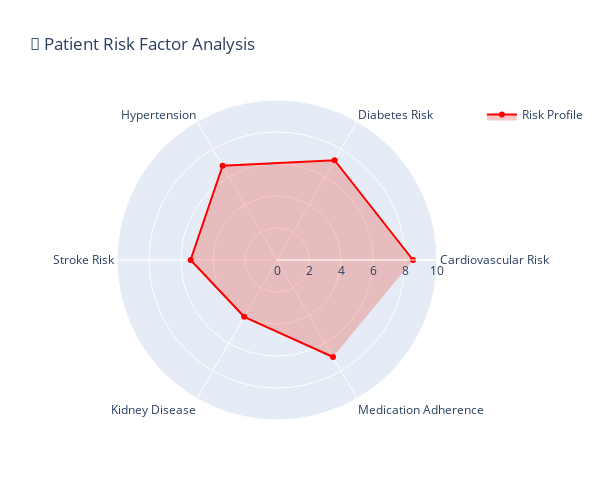
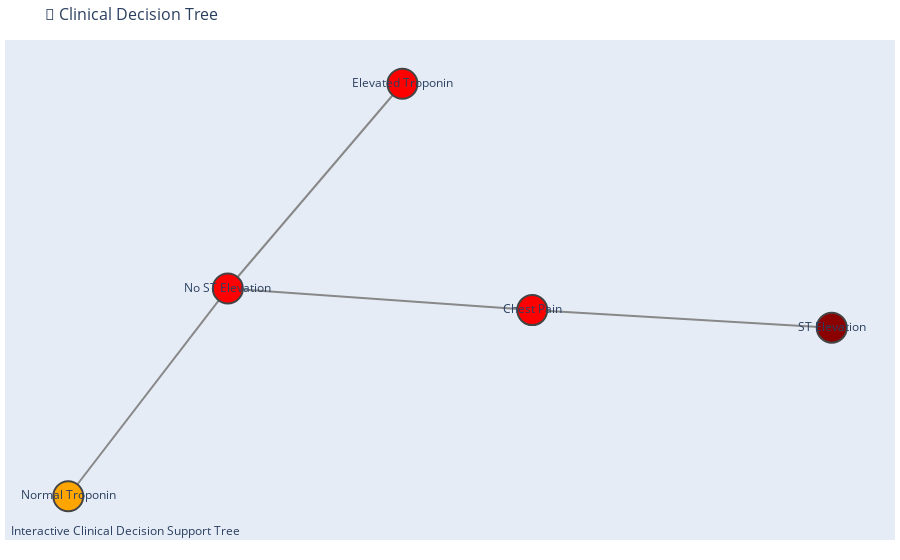
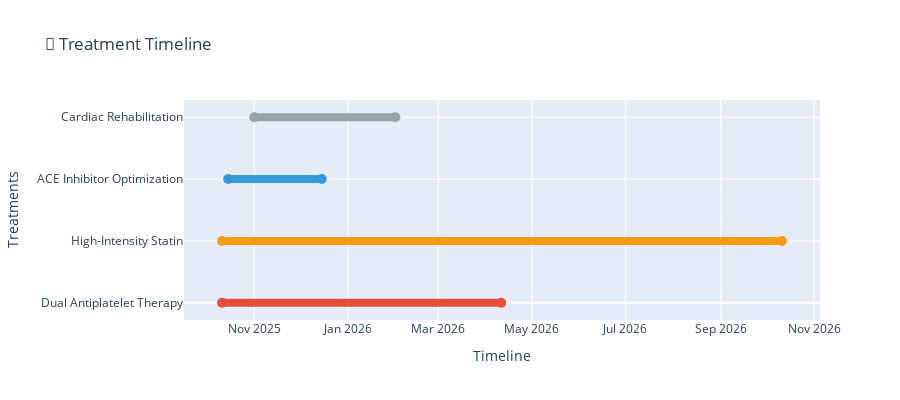
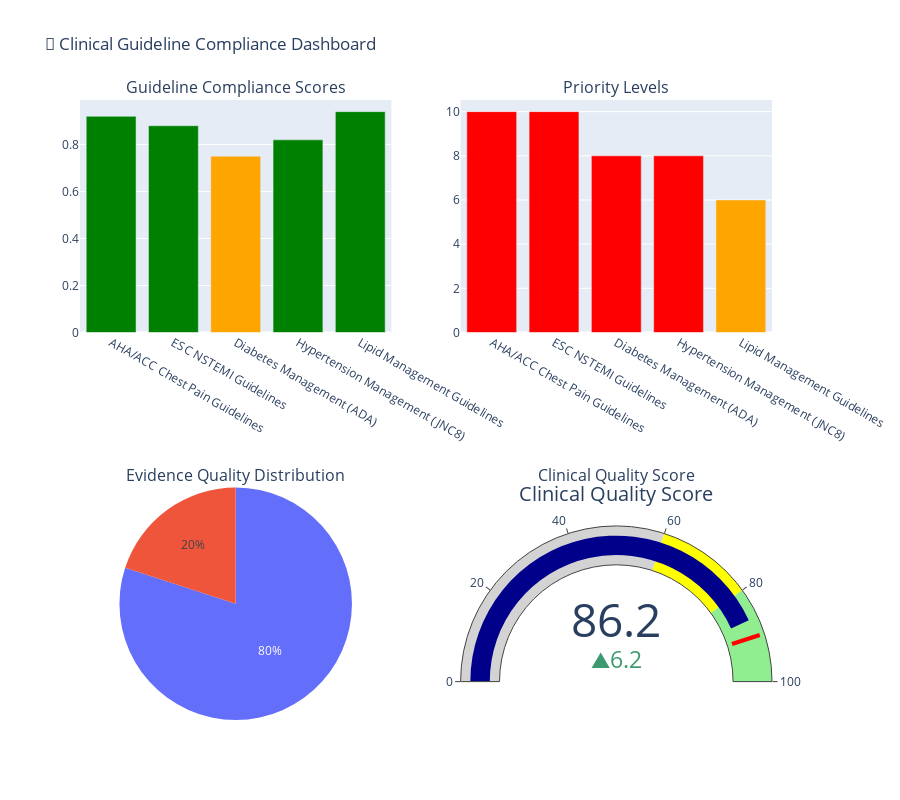

Notebook code cell kept with these figures, in order:
### Code cell
# Run the comprehensive clinical decision support demo
print("🚀 RUNNING COMPREHENSIVE CLINICAL DECISION SUPPORT DEMO")
print("=" * 65)
demo_results = run_clinical_decision_demo()
print("\n" + "=" * 65)
print("🤖 INTEGRATING WITH MULTI-AGENT SYSTEM")
print("=" * 65)
integration_results = integrate_with_multi_agent(demo_results)

### Figure 1 — Plotly figure (JSON) as saved in the notebook; plotly's stock layout.template omitted (floating-point values rounded to 4 significant figures)
{"data": [{"fill": "toself", "fillcolor": "rgba(231, 76, 60, 0.3)", "line": {"color": "red"}, "name": "Risk Profile", "r": [8.5, 7.2, 6.8, 5.4, 4.1, 7], "theta": ["Cardiovascular Risk", "Diabetes Risk", "Hypertension", "Stroke Risk", "Kidney Disease", "Medication Adherence"], "type": "scatterpolar"}], "layout": {"height": 500, "polar": {"radialaxis": {"range": [0, 10], "visible": true}}, "showlegend": true, "title": {"text": "🎯 Patient Risk Factor Analysis"}, "width": 600}}

### Figure 2 — Plotly figure (JSON) as saved in the notebook; plotly's stock layout.template omitted (floating-point values rounded to 4 significant figures)
{"data": [{"hoverinfo": "none", "line": {"color": "#888", "width": 2}, "mode": "lines", "type": "scatter", "x": [0.2856, 1, null, 0.2856, -0.4405, null, -0.4405, -0.02402, null, -0.4405, -0.8211, null], "y": [-0.03109, -0.09309, null, -0.03109, 0.04487, null, 0.04487, 0.7657, null, 0.04487, -0.6864, null]}, {"hoverinfo": "text", "hovertext": ["Condition: Chest Pain<br>Risk: High<br>Action: Immediate EKG", "Condition: ST Elevation<br>Risk: Critical<br>Action: STEMI Protocol", "Condition: No ST Elevation<br>Risk: High<br>Action: Troponin Check", "Condition: Elevated Troponin<br>Risk: High<br>Action: NSTEMI Protocol", "Condition: Normal Troponin<br>Risk: Medium<br>Action: Observation"], "marker": {"color": ["red", "darkred", "red", "red", "orange"], "line": {"width": 2}, "showscale": false, "size": 30}, "mode": "markers+text", "text": ["Chest Pain", "ST Elevation", "No ST Elevation", "Elevated Troponin", "Normal Troponin"], "textposition": "middle center", "type": "scatter", "x": [0.2856, 1, -0.4405, -0.02402, -0.8211], "y": [-0.03109, -0.09309, 0.04487, 0.7657, -0.6864]}], "layout": {"annotations": [{"showarrow": false, "text": "Interactive Clinical Decision Support Tree", "x": 0.005, "xref": "paper", "y": -0.002, "yref": "paper"}], "hovermode": "closest", "margin": {"b": 20, "l": 5, "r": 5, "t": 40}, "showlegend": false, "title": {"font": {"size": 16}, "text": "🌳 Clinical Decision Tree"}, "xaxis": {"showgrid": false, "showticklabels": false, "zeroline": false}, "yaxis": {"showgrid": false, "showticklabels": false, "zeroline": false}}}

### Figure 3 — Plotly figure (JSON) as saved in the notebook; plotly's stock layout.template omitted (floating-point values rounded to 4 significant figures)
{"data": [{"hovertemplate": "<b>Dual Antiplatelet Therapy</b><br>Duration: 6 months<br>Priority: critical<br>Notes: Aspirin + Clopidogrel for NSTEMI<extra></extra>", "line": {"color": "#E74C3C", "width": 8}, "marker": {"size": 10}, "mode": "lines+markers", "name": "Dual Antiplatelet Therapy", "type": "scatter", "x": ["2025-10-11T00:00:00", "2026-04-11T00:00:00"], "y": [0, 0]}, {"hovertemplate": "<b>High-Intensity Statin</b><br>Duration: 12 months<br>Priority: high_risk<br>Notes: Atorvastatin 80mg daily for LDL <70<extra></extra>", "line": {"color": "#F39C12", "width": 8}, "marker": {"size": 10}, "mode": "lines+markers", "name": "High-Intensity Statin", "type": "scatter", "x": ["2025-10-11T00:00:00", "2026-10-11T00:00:00"], "y": [1, 1]}, {"hovertemplate": "<b>ACE Inhibitor Optimization</b><br>Duration: 2 months<br>Priority: medium_risk<br>Notes: Titrate Lisinopril for optimal BP control<extra></extra>", "line": {"color": "#3498DB", "width": 8}, "marker": {"size": 10}, "mode": "lines+markers", "name": "ACE Inhibitor Optimization", "type": "scatter", "x": ["2025-10-15T00:00:00", "2025-12-15T00:00:00"], "y": [2, 2]}, {"hovertemplate": "<b>Cardiac Rehabilitation</b><br>Duration: 3 months<br>Priority: low_risk<br>Notes: Supervised exercise and lifestyle modification<extra></extra>", "line": {"color": "#95A5A6", "width": 8}, "marker": {"size": 10}, "mode": "lines+markers", "name": "Cardiac Rehabilitation", "type": "scatter", "x": ["2025-11-01T00:00:00", "2026-02-01T00:00:00"], "y": [3, 3]}], "layout": {"height": 400, "showlegend": false, "title": {"text": "📅 Treatment Timeline"}, "xaxis": {"title": {"text": "Timeline"}}, "yaxis": {"tickmode": "array", "ticktext": ["Dual Antiplatelet Therapy", "High-Intensity Statin", "ACE Inhibitor Optimization", "Cardiac Rehabilitation"], "tickvals": [0, 1, 2, 3], "title": {"text": "Treatments"}}}}

### Figure 4 — Plotly figure (JSON) as saved in the notebook; plotly's stock layout.template omitted (floating-point values rounded to 4 significant figures)
{"data": [{"marker": {"color": ["green", "green", "orange", "green", "green"]}, "name": "Compliance Score", "type": "bar", "x": ["AHA/ACC Chest Pain Guidelines", "ESC NSTEMI Guidelines", "Diabetes Management (ADA)", "Hypertension Management (JNC8)", "Lipid Management Guidelines"], "xaxis": "x", "y": [0.92, 0.88, 0.75, 0.82, 0.94], "yaxis": "y"}, {"marker": {"color": ["red", "red", "red", "red", "orange"]}, "name": "Priority Level", "type": "bar", "x": ["AHA/ACC Chest Pain Guidelines", "ESC NSTEMI Guidelines", "Diabetes Management (ADA)", "Hypertension Management (JNC8)", "Lipid Management Guidelines"], "xaxis": "x2", "y": [10, 10, 8, 8, 6], "yaxis": "y2"}, {"domain": {"x": [0, 0.45], "y": [0, 0.375]}, "labels": ["A", "B"], "name": "Evidence Quality", "type": "pie", "values": [4, 1]}, {"delta": {"reference": 80}, "domain": {"x": [0.55, 1], "y": [0, 0.375]}, "gauge": {"axis": {"range": [null, 100]}, "bar": {"color": "darkblue"}, "steps": [{"color": "lightgray", "range": [0, 60]}, {"color": "yellow", "range": [60, 80]}, {"color": "lightgreen", "range": [80, 100]}], "threshold": {"line": {"color": "red", "width": 4}, "thickness": 0.75, "value": 90}}, "mode": "gauge+number+delta", "title": {"text": "Clinical Quality Score"}, "type": "indicator", "value": 86.2}], "layout": {"annotations": [{"font": {"size": 16}, "showarrow": false, "text": "Guideline Compliance Scores", "x": 0.225, "xanchor": "center", "xref": "paper", "y": 1, "yanchor": "bottom", "yref": "paper"}, {"font": {"size": 16}, "showarrow": false, "text": "Priority Levels", "x": 0.775, "xanchor": "center", "xref": "paper", "y": 1, "yanchor": "bottom", "yref": "paper"}, {"font": {"size": 16}, "showarrow": false, "text": "Evidence Quality Distribution", "x": 0.225, "xanchor": "center", "xref": "paper", "y": 0.375, "yanchor": "bottom", "yref": "paper"}, {"font": {"size": 16}, "showarrow": false, "text": "Clinical Quality Score", "x": 0.775, "xanchor": "center", "xref": "paper", "y": 0.375, "yanchor": "bottom", "yref": "paper"}], "height": 800, "showlegend": false, "title": {"text": "🏥 Clinical Guideline Compliance Dashboard"}, "xaxis": {"anchor": "y", "domain": [0, 0.45]}, "xaxis2": {"anchor": "y2", "domain": [0.55, 1]}, "yaxis": {"anchor": "x", "domain": [0.625, 1]}, "yaxis2": {"anchor": "x2", "domain": [0.625, 1]}}}
